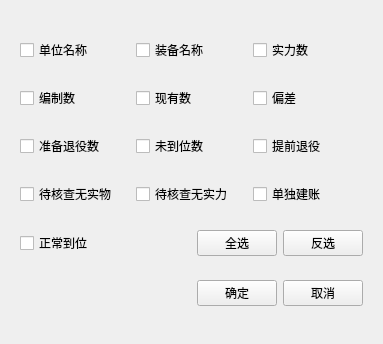
<?xml version="1.0" encoding="UTF-8"?>
<ui version="4.0">
 <class>widget_FilterTitle</class>
 <widget class="QWidget" name="widget_FilterTitle">
  <property name="geometry">
   <rect>
    <x>0</x>
    <y>0</y>
    <width>383</width>
    <height>344</height>
   </rect>
  </property>
  <property name="sizePolicy">
   <sizepolicy hsizetype="Preferred" vsizetype="Fixed">
    <horstretch>0</horstretch>
    <verstretch>0</verstretch>
   </sizepolicy>
  </property>
  <property name="windowTitle">
   <string>筛选表头</string>
  </property>
  <layout class="QVBoxLayout" name="verticalLayout_2">
   <item>
    <widget class="QWidget" name="widget" native="true">
     <property name="sizePolicy">
      <sizepolicy hsizetype="Preferred" vsizetype="Expanding">
       <horstretch>0</horstretch>
       <verstretch>0</verstretch>
      </sizepolicy>
     </property>
     <layout class="QVBoxLayout" name="verticalLayout">
      <item>
       <layout class="QHBoxLayout" name="horizontalLayout">
        <item>
         <widget class="QCheckBox" name="cb_check1">
          <property name="text">
           <string>单位名称</string>
          </property>
         </widget>
        </item>
        <item>
         <widget class="QCheckBox" name="cb_check2">
          <property name="text">
           <string>装备名称</string>
          </property>
         </widget>
        </item>
        <item>
         <widget class="QCheckBox" name="cb_check3">
          <property name="text">
           <string>实力数</string>
          </property>
         </widget>
        </item>
       </layout>
      </item>
      <item>
       <layout class="QHBoxLayout" name="horizontalLayout_2">
        <item>
         <widget class="QCheckBox" name="cb_check4">
          <property name="text">
           <string>编制数</string>
          </property>
         </widget>
        </item>
        <item>
         <widget class="QCheckBox" name="cb_check5">
          <property name="text">
           <string>现有数</string>
          </property>
         </widget>
        </item>
        <item>
         <widget class="QCheckBox" name="cb_check6">
          <property name="text">
           <string>偏差</string>
          </property>
         </widget>
        </item>
       </layout>
      </item>
      <item>
       <layout class="QHBoxLayout" name="horizontalLayout_3">
        <item>
         <widget class="QCheckBox" name="cb_check7">
          <property name="text">
           <string>准备退役数</string>
          </property>
         </widget>
        </item>
        <item>
         <widget class="QCheckBox" name="cb_check8">
          <property name="text">
           <string>未到位数</string>
          </property>
         </widget>
        </item>
        <item>
         <widget class="QCheckBox" name="cb_check9">
          <property name="text">
           <string>提前退役</string>
          </property>
         </widget>
        </item>
       </layout>
      </item>
      <item>
       <layout class="QHBoxLayout" name="horizontalLayout_4">
        <item>
         <widget class="QCheckBox" name="cb_check10">
          <property name="text">
           <string>待核查无实物</string>
          </property>
         </widget>
        </item>
        <item>
         <widget class="QCheckBox" name="cb_check11">
          <property name="text">
           <string>待核查无实力</string>
          </property>
         </widget>
        </item>
        <item>
         <widget class="QCheckBox" name="cb_check12">
          <property name="text">
           <string>单独建账</string>
          </property>
         </widget>
        </item>
       </layout>
      </item>
      <item>
       <layout class="QHBoxLayout" name="horizontalLayout_5">
        <item>
         <widget class="QCheckBox" name="cb_check13">
          <property name="text">
           <string>正常到位</string>
          </property>
         </widget>
        </item>
        <item>
         <spacer name="horizontalSpacer_2">
          <property name="orientation">
           <enum>Qt::Horizontal</enum>
          </property>
          <property name="sizeHint" stdset="0">
           <size>
            <width>40</width>
            <height>20</height>
           </size>
          </property>
         </spacer>
        </item>
        <item>
         <widget class="QPushButton" name="pb_selectAll">
          <property name="text">
           <string>全选</string>
          </property>
         </widget>
        </item>
        <item>
         <widget class="QPushButton" name="pb_inverse">
          <property name="text">
           <string>反选</string>
          </property>
         </widget>
        </item>
       </layout>
      </item>
      <item>
       <layout class="QHBoxLayout" name="horizontalLayout_6">
        <item>
         <spacer name="horizontalSpacer">
          <property name="orientation">
           <enum>Qt::Horizontal</enum>
          </property>
          <property name="sizeHint" stdset="0">
           <size>
            <width>40</width>
            <height>20</height>
           </size>
          </property>
         </spacer>
        </item>
        <item>
         <widget class="QPushButton" name="pb_Yes">
          <property name="text">
           <string>确定</string>
          </property>
         </widget>
        </item>
        <item>
         <widget class="QPushButton" name="pb_Cancel">
          <property name="text">
           <string>取消</string>
          </property>
         </widget>
        </item>
       </layout>
      </item>
     </layout>
    </widget>
   </item>
  </layout>
 </widget>
 <resources/>
 <connections/>
</ui>
